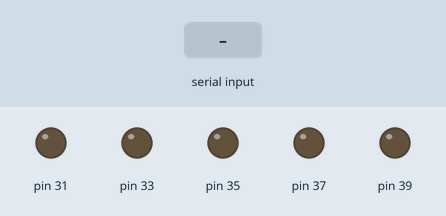
This sketch was run on a simulated Arduino Mega 2560, built with avr-gcc and run on an emulated ATmega2560. On the bench: output pins drawn as LEDs (lit = HIGH). The test bench sets the inputs (shaded band).

Above: at 1.2 s.
1.3 s: "A" received over the second serial link
At 2.3 s:
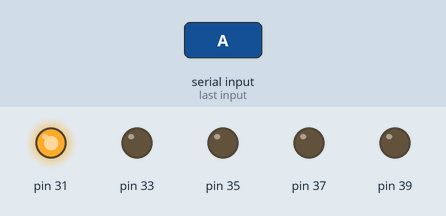
2.8 s: "D" received over the second serial link
At 3.4 s:
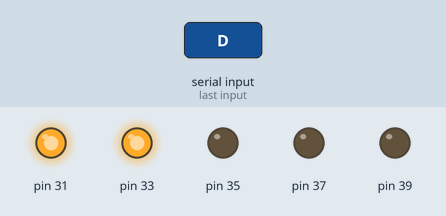
4.3 s: "S" received over the second serial link
At 5.5 s:
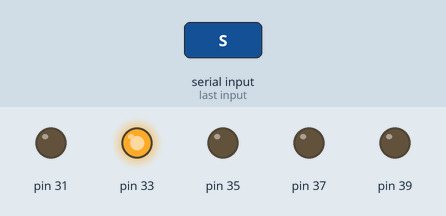
5.8 s: "F" received over the second serial link
At 6.9 s:
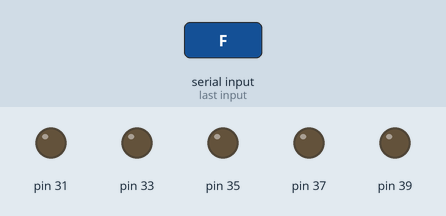
Timing chart, 0 to 8.3 s (numbered marks = the images above; inputs shaded):
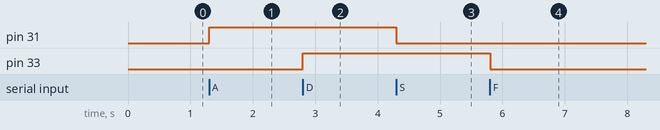

The sketch:

HEMSProg.ino
```cpp
#include<SoftwareSerial.h>

SoftwareSerial rfid1(10, 11);

char ip;

int count1=0, f1=0, e1=0;
char tag1, ip1;
char tmp1[20];
String id1;

int count2=0, f2=0, e2=0;
char tag2, ip2;
char tmp2[20];
String id2;

int count3=0, f3=0, e3=0;
char tag3, ip3;
char tmp3[20];
String id3;

void setup()
{
  rfid1.begin(9600);
  Serial1.begin(9600);
  Serial2.begin(9600);
  Serial3.begin(9600);
  pinMode(31,OUTPUT);
  pinMode(33,OUTPUT);
  pinMode(35,OUTPUT);
  pinMode(37,OUTPUT);
  pinMode(39,OUTPUT);
}

void getbtdata()
{
  if(Serial1.available())
  {
   ip=Serial1.read();
  }
}

void rf1()
{
  if(rfid1.available())
  {
    e1=0;
    tag1=rfid1.read();
    tmp1[count1++]=tag1;
    f1++;
  }

  if(f1==12)
  {
    id1=String(tmp1)+":P1";
    Serial1.println(id1);
    f1=0;
    count1=0;
    e1=1;
  }

  if(ip=='Q'&&e1==1)
  {
    digitalWrite(35,HIGH);
  }
  if(ip=='W'&&e1==1)
  {
    digitalWrite(35,LOW);
  }

}

void rf2()
{

  if(Serial2.available())
  {
    e2=0;
    tag2=Serial2.read();
    tmp2[count2++]=tag2;
    f2++;
  }

  if(f2==12)
  {
    id2=String(tmp2)+":P2";
    Serial1.println(id2);
    f2=0;
    count2=0;
    e2=1;
  }
  if(ip=='E'&&e2==1)
  {
    digitalWrite(37,HIGH);
  }
  if(ip=='R'&&e2==1)
  {
    digitalWrite(37,LOW);
  }
}

void rf3()
{

  if(Serial3.available())
  {
    e3=0;
    tag3=Serial3.read();
    tmp3[count3++]=tag3;
    f3++;
  }

  if(f3==12)
  {
    id3=String(tmp3)+":P3";
    Serial1.println(id3);
    f3=0;
    count3=0;
    e3=1;
  }
  if(ip=='T'&&e3==1)
  {
    digitalWrite(39,HIGH);
  }
  if(ip=='Y'&&e3==1)
  {
    digitalWrite(39,LOW);
  }
}

void l()
{
  if(ip=='A')
    digitalWrite(31,HIGH);
  else if(ip=='S')
    digitalWrite(31,LOW);
  else if(ip=='D')
    digitalWrite(33,HIGH);
  else if(ip=='F')
    digitalWrite(33,LOW);
}

void loop()
{
  getbtdata();
  l();
  rf1();
  rf2();
  rf3();
}
```

Measured:
- after the input at 1.3 s, pin 31: LOW → HIGH at once
- after the input at 2.8 s, pin 33: LOW → HIGH at once
- after the input at 4.3 s, pin 31: HIGH → LOW at once
- after the input at 5.8 s, pin 33: HIGH → LOW at once
